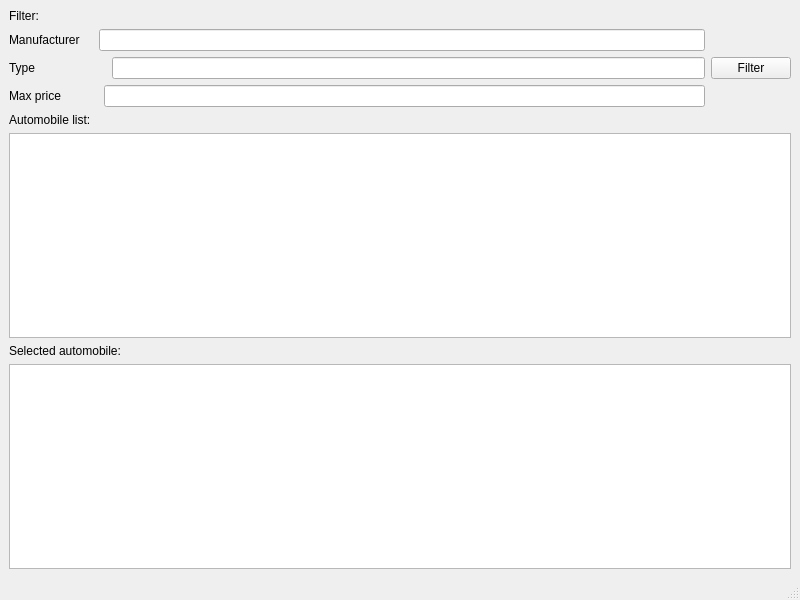
<?xml version="1.0" encoding="UTF-8"?>
<ui version="4.0">
 <class>AutoService</class>
 <widget class="QMainWindow" name="AutoService">
  <property name="geometry">
   <rect>
    <x>0</x>
    <y>0</y>
    <width>800</width>
    <height>600</height>
   </rect>
  </property>
  <property name="windowTitle">
   <string>AutoService</string>
  </property>
  <widget class="QWidget" name="centralwidget">
   <layout class="QVBoxLayout" name="verticalLayout_4">
    <item>
     <widget class="QLabel" name="label_2">
      <property name="text">
       <string>Filter:</string>
      </property>
     </widget>
    </item>
    <item>
     <layout class="QHBoxLayout" name="horizontalLayout_4">
      <item>
       <layout class="QVBoxLayout" name="verticalLayout">
        <item>
         <layout class="QHBoxLayout" name="horizontalLayout">
          <property name="spacing">
           <number>19</number>
          </property>
          <item>
           <widget class="QLabel" name="label_3">
            <property name="text">
             <string>Manufacturer</string>
            </property>
           </widget>
          </item>
          <item>
           <widget class="QLineEdit" name="e_manufacturer">
            <property name="clearButtonEnabled">
             <bool>false</bool>
            </property>
           </widget>
          </item>
         </layout>
        </item>
        <item>
         <layout class="QHBoxLayout" name="horizontalLayout_2">
          <property name="spacing">
           <number>76</number>
          </property>
          <item>
           <widget class="QLabel" name="label_4">
            <property name="text">
             <string>Type</string>
            </property>
           </widget>
          </item>
          <item>
           <widget class="QLineEdit" name="e_type"/>
          </item>
         </layout>
        </item>
        <item>
         <layout class="QHBoxLayout" name="horizontalLayout_3">
          <property name="spacing">
           <number>43</number>
          </property>
          <item>
           <widget class="QLabel" name="label_5">
            <property name="text">
             <string>Max price</string>
            </property>
           </widget>
          </item>
          <item>
           <widget class="QLineEdit" name="e_price"/>
          </item>
         </layout>
        </item>
       </layout>
      </item>
      <item>
       <widget class="QPushButton" name="b_filter">
        <property name="text">
         <string>Filter</string>
        </property>
       </widget>
      </item>
     </layout>
    </item>
    <item>
     <layout class="QVBoxLayout" name="verticalLayout_2">
      <item>
       <widget class="QLabel" name="label">
        <property name="text">
         <string>Automobile list:</string>
        </property>
       </widget>
      </item>
      <item>
       <widget class="QListWidget" name="l_automobiles"/>
      </item>
     </layout>
    </item>
    <item>
     <layout class="QVBoxLayout" name="verticalLayout_3">
      <item>
       <widget class="QLabel" name="label_6">
        <property name="text">
         <string>Selected automobile:</string>
        </property>
       </widget>
      </item>
      <item>
       <widget class="QTextEdit" name="e_selected">
        <property name="readOnly">
         <bool>true</bool>
        </property>
       </widget>
      </item>
     </layout>
    </item>
   </layout>
  </widget>
  <widget class="QMenuBar" name="menubar">
   <property name="geometry">
    <rect>
     <x>0</x>
     <y>0</y>
     <width>800</width>
     <height>25</height>
    </rect>
   </property>
  </widget>
  <widget class="QStatusBar" name="statusbar"/>
 </widget>
 <resources/>
 <connections/>
</ui>
